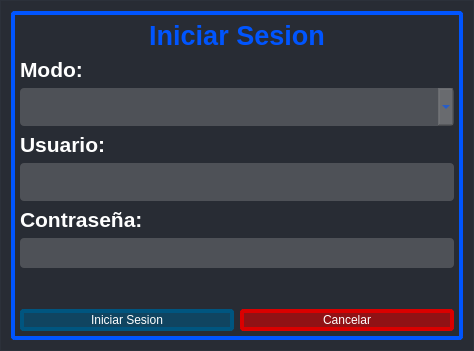
<?xml version="1.0" encoding="UTF-8"?>
<ui version="4.0">
 <class>Dialog</class>
 <widget class="QDialog" name="Dialog">
  <property name="geometry">
   <rect>
    <x>0</x>
    <y>0</y>
    <width>474</width>
    <height>351</height>
   </rect>
  </property>
  <property name="windowTitle">
   <string>Dialog</string>
  </property>
  <property name="styleSheet">
   <string notr="true">background-color: rgb(40, 44, 52);
border: 1px solid rgb(44, 49, 58);
padding-left: 0px;</string>
  </property>
  <layout class="QVBoxLayout" name="verticalLayout_2">
   <item>
    <widget class="QWidget" name="verticalWidget" native="true">
     <property name="styleSheet">
      <string notr="true">border-radius: 4px;
border: 4px solid black;
border-color: rgb(0, 85, 255);
</string>
     </property>
     <layout class="QVBoxLayout" name="verticalLayout">
      <item>
       <widget class="QLabel" name="label">
        <property name="styleSheet">
         <string notr="true">border:None;</string>
        </property>
        <property name="text">
         <string>&lt;html&gt;&lt;head/&gt;&lt;body&gt;&lt;p align=&quot;center&quot;&gt;&lt;span style=&quot; font-size:20pt; font-weight:700; color:#0055ff;&quot;&gt;Iniciar Sesion&lt;/span&gt;&lt;/p&gt;&lt;/body&gt;&lt;/html&gt;</string>
        </property>
       </widget>
      </item>
      <item>
       <widget class="QLabel" name="label_4">
        <property name="styleSheet">
         <string notr="true">border:None;</string>
        </property>
        <property name="text">
         <string>&lt;html&gt;&lt;head/&gt;&lt;body&gt;&lt;p&gt;&lt;span style=&quot; font-size:16pt; font-weight:700; color:#ffffff;&quot;&gt;Modo:&lt;/span&gt;&lt;/p&gt;&lt;/body&gt;&lt;/html&gt;</string>
        </property>
       </widget>
      </item>
      <item>
       <widget class="QComboBox" name="box_Admin">
        <property name="sizePolicy">
         <sizepolicy hsizetype="Preferred" vsizetype="Minimum">
          <horstretch>0</horstretch>
          <verstretch>0</verstretch>
         </sizepolicy>
        </property>
        <property name="minimumSize">
         <size>
          <width>0</width>
          <height>38</height>
         </size>
        </property>
        <property name="styleSheet">
         <string notr="true">background-color: rgba(162, 162, 162,80);
border:None;
 font-size:18pt; 
font-weight:700;
 color:rgb(0, 85, 255);</string>
        </property>
       </widget>
      </item>
      <item>
       <widget class="QLabel" name="label_2">
        <property name="styleSheet">
         <string notr="true">border:None;</string>
        </property>
        <property name="text">
         <string>&lt;html&gt;&lt;head/&gt;&lt;body&gt;&lt;p&gt;&lt;span style=&quot; font-size:16pt; font-weight:700; color:#ffffff;&quot;&gt;Usuario:&lt;/span&gt;&lt;/p&gt;&lt;/body&gt;&lt;/html&gt;</string>
        </property>
       </widget>
      </item>
      <item>
       <widget class="QTextEdit" name="txt_User">
        <property name="sizePolicy">
         <sizepolicy hsizetype="Expanding" vsizetype="Fixed">
          <horstretch>0</horstretch>
          <verstretch>0</verstretch>
         </sizepolicy>
        </property>
        <property name="maximumSize">
         <size>
          <width>16777215</width>
          <height>38</height>
         </size>
        </property>
        <property name="styleSheet">
         <string notr="true">border:None;
background-color: rgba(162, 162, 162,80);
 font-size:18pt; 
font-weight:700;
 color:rgb(0, 85, 255);</string>
        </property>
        <property name="verticalScrollBarPolicy">
         <enum>Qt::ScrollBarPolicy::ScrollBarAlwaysOff</enum>
        </property>
       </widget>
      </item>
      <item>
       <widget class="QLabel" name="label_3">
        <property name="styleSheet">
         <string notr="true">border:None;</string>
        </property>
        <property name="text">
         <string>&lt;html&gt;&lt;head/&gt;&lt;body&gt;&lt;p&gt;&lt;span style=&quot; font-size:16pt; font-weight:700; color:#ffffff;&quot;&gt;Contraseña:&lt;/span&gt;&lt;/p&gt;&lt;/body&gt;&lt;/html&gt;</string>
        </property>
       </widget>
      </item>
      <item>
       <widget class="QLineEdit" name="line_contra">
        <property name="maximumSize">
         <size>
          <width>16777215</width>
          <height>38</height>
         </size>
        </property>
        <property name="styleSheet">
         <string notr="true">background-color: rgba(162, 162, 162,80);
border:None;
 font-size:18pt; 
font-weight:700;
color:rgb(0, 85, 255);</string>
        </property>
       </widget>
      </item>
      <item>
       <spacer name="verticalSpacer">
        <property name="orientation">
         <enum>Qt::Orientation::Vertical</enum>
        </property>
        <property name="sizeHint" stdset="0">
         <size>
          <width>20</width>
          <height>40</height>
         </size>
        </property>
       </spacer>
      </item>
      <item>
       <layout class="QHBoxLayout" name="horizontalLayout_2">
        <item>
         <widget class="QPushButton" name="btn_iniciarSesion">
          <property name="styleSheet">
           <string notr="true">QPushButton{
	color: rgb(255, 255, 255);
background-color: rgba(0, 85, 127, 150);
font:15pt &quot;Segoe UI&quot;;
border-radius: 4px;
border: 4px solid black;
border-color: rgb(0, 85, 127);}

QPushButton:pressed {
	background-color: rgb(0, 85, 127);
}
</string>
          </property>
          <property name="text">
           <string>Iniciar Sesion</string>
          </property>
         </widget>
        </item>
        <item>
         <widget class="QPushButton" name="btn_cancelar">
          <property name="styleSheet">
           <string notr="true">QPushButton{
	color: rgb(255, 255, 255);
background-color: rgba(0, 85, 127, 150);
background-color: rgba(218, 0, 0,150);
font:15pt &quot;Segoe UI&quot;;
border-radius: 4px;
border: 4px solid black;
border-color:  rgb(218, 0, 0);}

QPushButton:pressed {
	background-color:  rgba(218, 0, 0,200);
}

</string>
          </property>
          <property name="text">
           <string>Cancelar</string>
          </property>
         </widget>
        </item>
       </layout>
      </item>
     </layout>
    </widget>
   </item>
  </layout>
 </widget>
 <resources>
  <include location="../resources.qrc"/>
 </resources>
 <connections/>
</ui>
